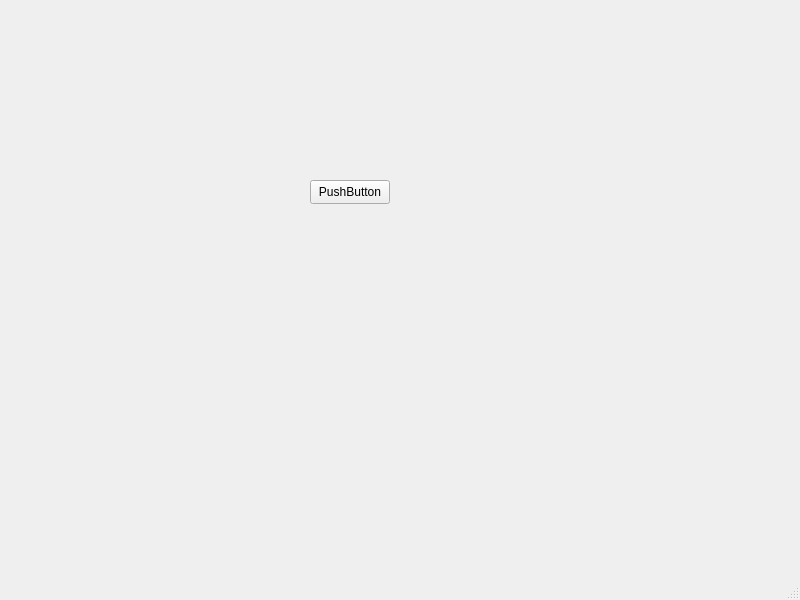
<?xml version="1.0" encoding="UTF-8"?>
<ui version="4.0">
 <class>MainWindow</class>
 <widget class="QMainWindow" name="MainWindow">
  <property name="geometry">
   <rect>
    <x>0</x>
    <y>0</y>
    <width>800</width>
    <height>600</height>
   </rect>
  </property>
  <property name="windowTitle">
   <string>MainWindow</string>
  </property>
  <widget class="QWidget" name="centralwidget">
   <widget class="QPushButton" name="pushButton">
    <property name="geometry">
     <rect>
      <x>310</x>
      <y>180</y>
      <width>80</width>
      <height>24</height>
     </rect>
    </property>
    <property name="mouseTracking">
     <bool>false</bool>
    </property>
    <property name="text">
     <string>PushButton</string>
    </property>
   </widget>
  </widget>
  <widget class="QMenuBar" name="menubar">
   <property name="geometry">
    <rect>
     <x>0</x>
     <y>0</y>
     <width>800</width>
     <height>21</height>
    </rect>
   </property>
  </widget>
  <widget class="QStatusBar" name="statusbar"/>
 </widget>
 <resources/>
 <connections/>
</ui>
